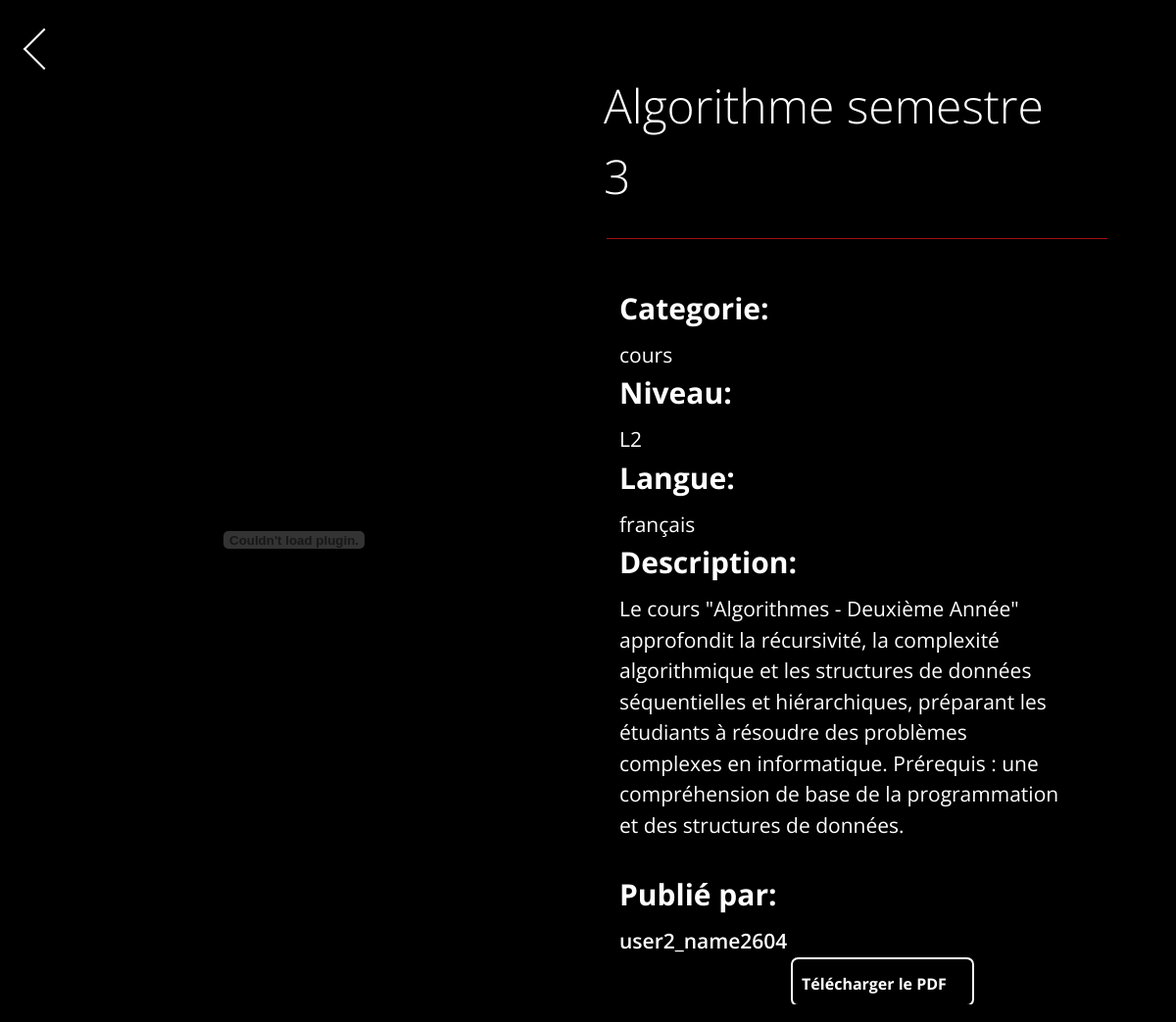
Page /pages/ressource_details.php?id=1 on the committed database.
### tables this page shows
CREATE TABLE ressources (
    id INT AUTO_INCREMENT PRIMARY KEY,
    titre VARCHAR(255) NOT NULL,
    categorie VARCHAR(30) NOT NULL,
    niveau VARCHAR(40) NOT NULL,
    langue VARCHAR(20) NOT NULL,
    description TEXT,
    pdf VARCHAR(255) NOT NULL,
    nom_utilisateur VARCHAR(255) NOT NULL,
    CONSTRAINT fk_nom_utilisateur
    FOREIGN KEY (nom_utilisateur)
    REFERENCES etudiant(nom_utilisateur)
);

### pages/ressource_details.php (the view, shortened to what this page needs)
<?php
include('../config/config.php');
if (isset($_GET['id'])) {
    $resource_id = $_GET['id'];
    $sql = "SELECT * FROM ressources WHERE id = ?";
    $stmt = $connexion->prepare($sql);
    $stmt->bind_param("i", $resource_id);
    $stmt->execute();
    $result = $stmt->get_result();
    if ($result->num_rows > 0) {
        $row = $result->fetch_assoc();
        $titre = $row['titre'];
        $categorie = $row['categorie'];
        $niveau = $row['niveau'];
        $langue = $row['langue'];
        $description = $row['description'];
        $pdf_filename = $row['pdf'];
        $pdf_path = "../static/pdf/ressources/" . $pdf_filename;
    } else {
        header("Location: error.php");
        exit();
    }
} else {
    header("Location: error.php");
    exit();
}
?>
<!DOCTYPE html>
<html lang="fr">
<head>
    <link rel="stylesheet" href="../static/css/ressource_details.css">
    <link href="https://cdn.jsdelivr.net/npm/bootstrap@4.5.0/dist/css/bootstrap.min.css" rel="stylesheet">
</head>
<body>
    <div>
   </div>
<div class="book-details-container">
    <div class="book-details-pdf">
        <embed src="<?php echo $pdf_path; ?>" type="application/pdf" width="600px" height="500px" />
    </div>
    <div class="book-details-info">
        <div class="infocontainer">
        <div class="booktitle">
            <p class="booktitle"> <?php echo $titre; ?></p>
        </div>
        <div class="categorie">
             <div class="cattitle"><p>Categorie:</p></div>
             <div class="catcontenu"><p> <?php echo $categorie; ?></p></div>
        </div>
        <div class="niveau">
              <div class="nivtitle"><p>Niveau:</p></div>
              <div class="nivcontenu"><p><?php echo $niveau; ?></p></div>
        </div>
        <div class="langue">
             <div class="lantitle"><p>Langue:</p></div>
             <div class="langcontenu"><p> <?php echo $langue; ?></p></div>
        </div>
        <div class="description">
              <div class="descriptitle"><p>Description:</p></div>
              <div class="descripcontenu"><p><?php echo $description; ?></p></div>
        </div>
        <div class="username">
              <div class="usertitle"><p>Publié par:</p></div>
              <div class="usercontenu"><?php echo '<p><a class="user-hover" href="./profil_etudiant.php?user='. htmlspecialchars($row['nom_utilisateur']) . '">' . htmlspecialchars($row['nom_utilisateur']) . '</a></p>'; ?></div>
        </div>
        <div class="boutoncontainer">
            <div class="button-wrapper">
                <a href="<?php echo $pdf_path; ?>" class="button"  id="download-button" download>
                    <span class="text" style="height:10px;">Télécharger le PDF</span>
                    <span class="icon">
                    </span>
                </a>
            </div>
        </div>
    </div>
</div>
</body>
</html>

### static/css/ressource_details.css (style rules this page uses)
* { padding: 0%; margin: 0%; font-family: 'Open sans',sans-serif; background-color: black; }
body { width: 100vw; margin: 0; padding: 0; background-color: black; max-width: 1349px; }
.book-details-container { display: flex; flex-direction: row; justify-content: center; align-items: start; width: 100%; height: 100%; }
.book-details-info { padding: 1em; width: 50%; display: flex; flex-direction: column; justify-content: center; align-items: center; }
.book-details-pdf { padding: 1em; width: 50%; display: flex; justify-content: center; align-items: center; margin-top: 11px; }
.book-details-info p { font-size: 21px; margin: 0; width: 80%; }
embed { width: 600px; height: 117vh; border-radius: 6px; }
.button-wrapper { position: relative; display: inline-block; overflow: hidden; }
.button { display: inline-block; width: 187px; height: 50px; background: #000; color: #fff; text-align: center; text-decoration: none; line-height: 50px; border: 2px solid #fff; border-radius: 0.45em; position: relative; transition: background 0.3s; font-weight: 700; }
.icon { position: absolute; top: 100%; left: 0; width: 100%; height: 100%; display: flex; align-items: center; justify-content: center; color: #fff; transition: top 0.5s; }
.text { transition: top 0.5s; }
.boutoncontainer { width: 100%; height: 25%; display: flex; justify-content: center; align-items: center; margin-bottom: 20px²; }
.descriptitle p { font-size: 30px; font-weight: bold; margin-bottom: 10px; }
.lantitle p { font-size: 30px; font-weight: bold; margin-bottom: 10px; }
.langue { display: flex; flex-direction: column; justify-content: center; align-items: start; width: 100%; margin-left: 2em; }
.booktitle { width: 100%; margin-bottom: 2em; display: flex; flex-direction: column; justify-content: center; align-items: start; }
.infocontainer { width: 100%; height: 75%; display: flex; flex-direction: column; justify-content: start; align-items: center; color: white; }
span { margin-right: 1em; }
p.booktitle { font-size: 3em;font-weight: lighter; }
.description { display: flex; flex-direction: column; justify-content: center; align-items: start; width: 100%; margin-bottom: 2em; margin-left: 2em; }
.niveau { display: flex; flex-direction: column; justify-content: center; align-items: start; width: 100%; margin-left: 2em; }
.nivtitle p { font-size: 30px; font-weight: bold; margin-bottom: 10px; }
.categorie { display: flex; flex-direction: column; justify-content: center; align-items: start; width: 100%; margin-left: 2em; }
.username { display: flex; flex-direction: column; justify-content: center; align-items: start; width: 100%; margin-left: 2em; }
.cattitle p { font-size: 30px; font-weight: bold; margin-bottom: 10px; }
.usertitle p { width: 100%; font-size: 30px; font-weight: bold; margin-bottom: 10px; }
.usercontenu a { color: white; font-weight: 600; }

### rows in the picture
ressources: titre "Algorithme semestre 3", categorie "cours", niveau "L2", langue "français", description "Le cours \"Algorithmes - Deuxième Année\" approfondit la récursivité, la complexité algorithmique et les structures de données séquentielles et hiérarchiques, préparant les étudiants à résoudre des problèmes complexes en informatique. Prérequis : une compréhension de base de la programmation et des structures de données.", nom_utilisateur "user2_name2604"
